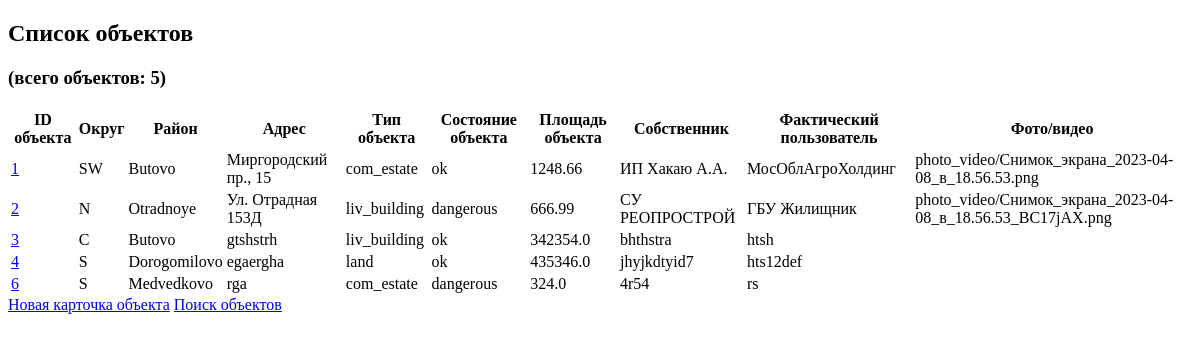
The app's page /estate_objects/, older data.
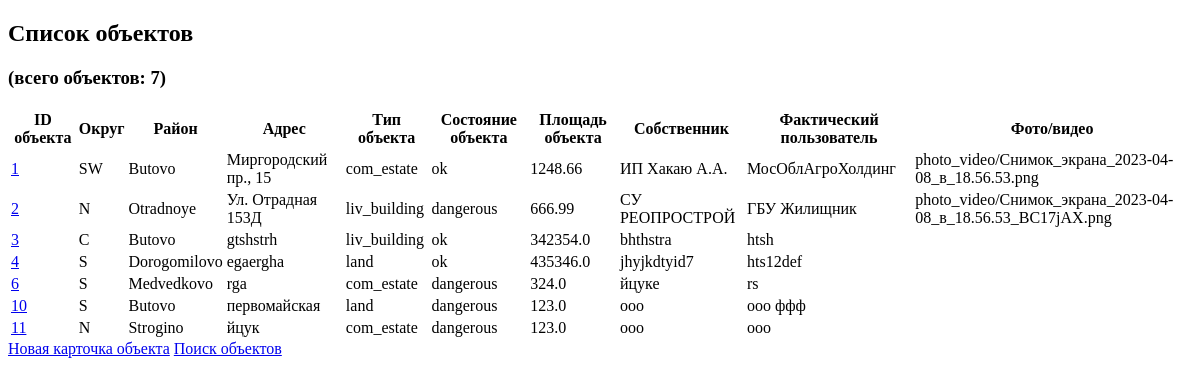
The same page, newer data.
### estate_objects/models.py (models this page shows, shortened)
class EstateObject(models.Model):
    division = models.CharField(max_length=2, choices=DIVISIONS, verbose_name='Округ')
    district = models.CharField(max_length=32, choices=DISTRICTS, verbose_name='Район')
    address = models.CharField(max_length=256, verbose_name='Адрес')
    obj_type = models.CharField(max_length=16, choices=OBJ_TYPES, verbose_name='Тип объекта')
    condition = models.CharField(max_length=32, choices=CONDITIONS, verbose_name='Состояние объекта')
    area = models.FloatField(validators=[MinValueValidator(0)], verbose_name='Площадь объекта')
    owner = models.CharField(max_length=256, verbose_name='Собственник')
    current_holder = models.CharField(max_length=256, verbose_name='Фактический пользователь')
    media_files = models.FileField(upload_to='photo_video/', verbose_name='Фото/видео')

### estate_objects/views.py (the view)
# urls.py: path('', ObjectsList.as_view(), name='objects_list'),
class ObjectsList(ListView):
    model = EstateObject
    template_name = 'objects.html'
    context_object_name = 'objects'

### templates/objects.html (shortened to what this page needs)
<!DOCTYPE html>
<html lang="en">
<head>
</head>
<body>
    <h2>Список объектов</h2>
    <h3>(всего объектов: {{ objects|length }})</h3>
    <table>
        <thead>
            <tr>
                <th>ID объекта</th>
                <th>Округ</th>
                <th>Район</th>
                <th>Адрес</th>
                <th>Тип объекта</th>
                <th>Состояние объекта</th>
                <th>Площадь объекта</th>
                <th>Собственник</th>
                <th>Фактический пользователь</th>
                <th>Фото/видео</th>
            </tr>
        </thead>
        <tbody>
            {% for obj in objects %}
            <tr>
                <td><a href="{% url 'object_details' obj.id %}"> {{ obj.pk }} </a></td>
                <td>{{ obj.division }}</td>
                <td>{{ obj.district }}</td>
                <td>{{ obj.address }}</td>
                <td>{{ obj.obj_type }}</td>
                <td>{{ obj.condition }}</td>
                <td>{{ obj.area }}</td>
                <td>{{ obj.owner }}</td>
                <td>{{ obj.current_holder }}</td>
                <td>{{ obj.media_files }}</td>
            </tr>
            {% endfor %}
        </tbody>
    </table>
    <a class="nav-link" href="{% url 'object_create' %}">Новая карточка объекта</a>
    <a class="nav-link" href="{% url 'search' %}">Поиск объектов</a>
</body>
</html>

Row changes from the older to the newer data that the page shows:
changed EstateObject "Medvedkovo": owner "4r54" → "йцуке"
added EstateObject: pk "10", division "S", district "Butovo", address "первомайская", obj_type "land", condition "dangerous", area "123.0", owner "ооо", current_holder "ооо ффф"
added EstateObject: pk "11", division "N", district "Strogino", address "йцук", obj_type "com_estate", condition "dangerous", area "123.0", owner "ооо", current_holder "ооо"
Text that changed along with them:
{{ objects|length }}: "5" → "7"
